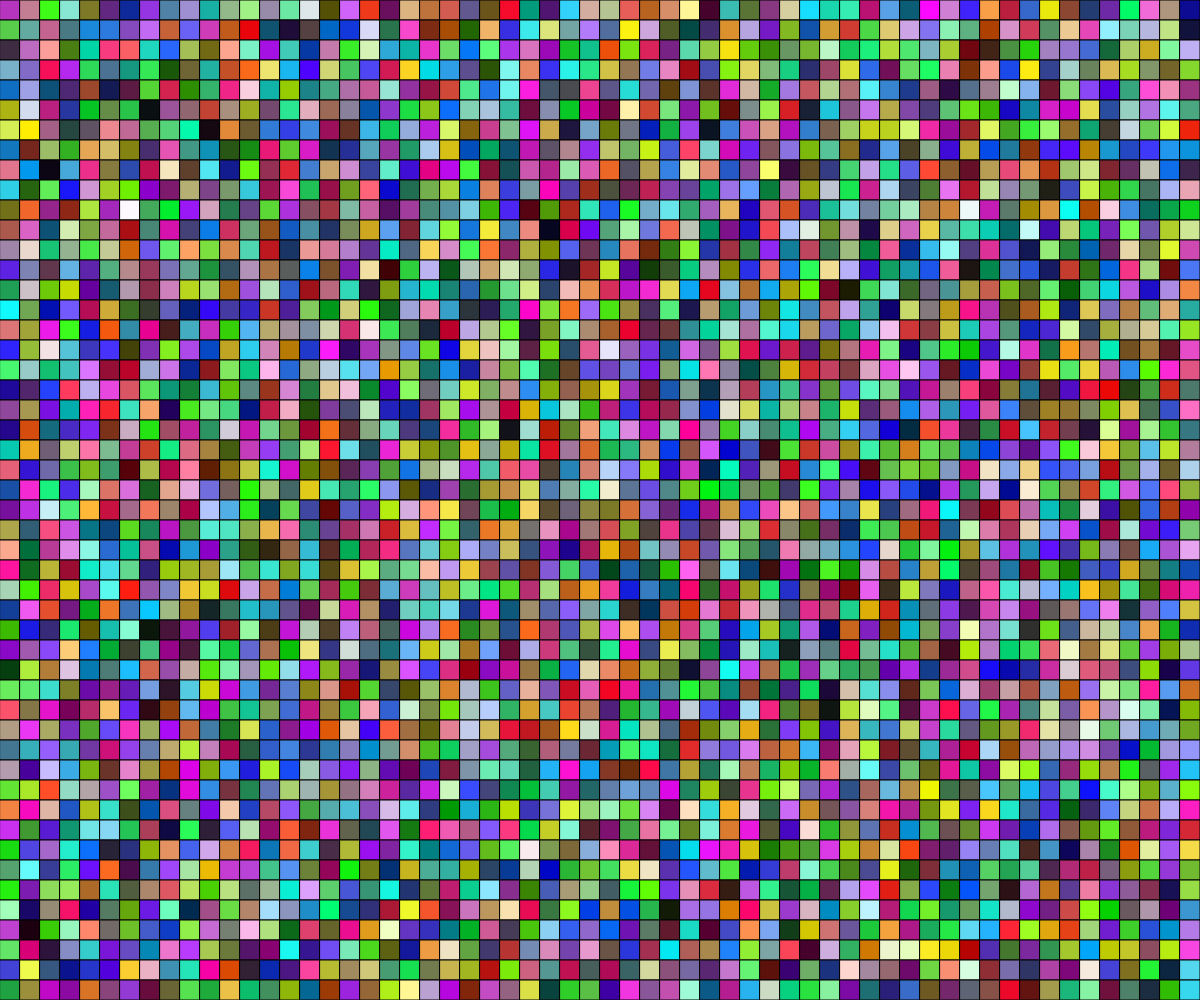
Frame 1 (no input)
Frame 60 (no input): identical to frame 1, image omitted
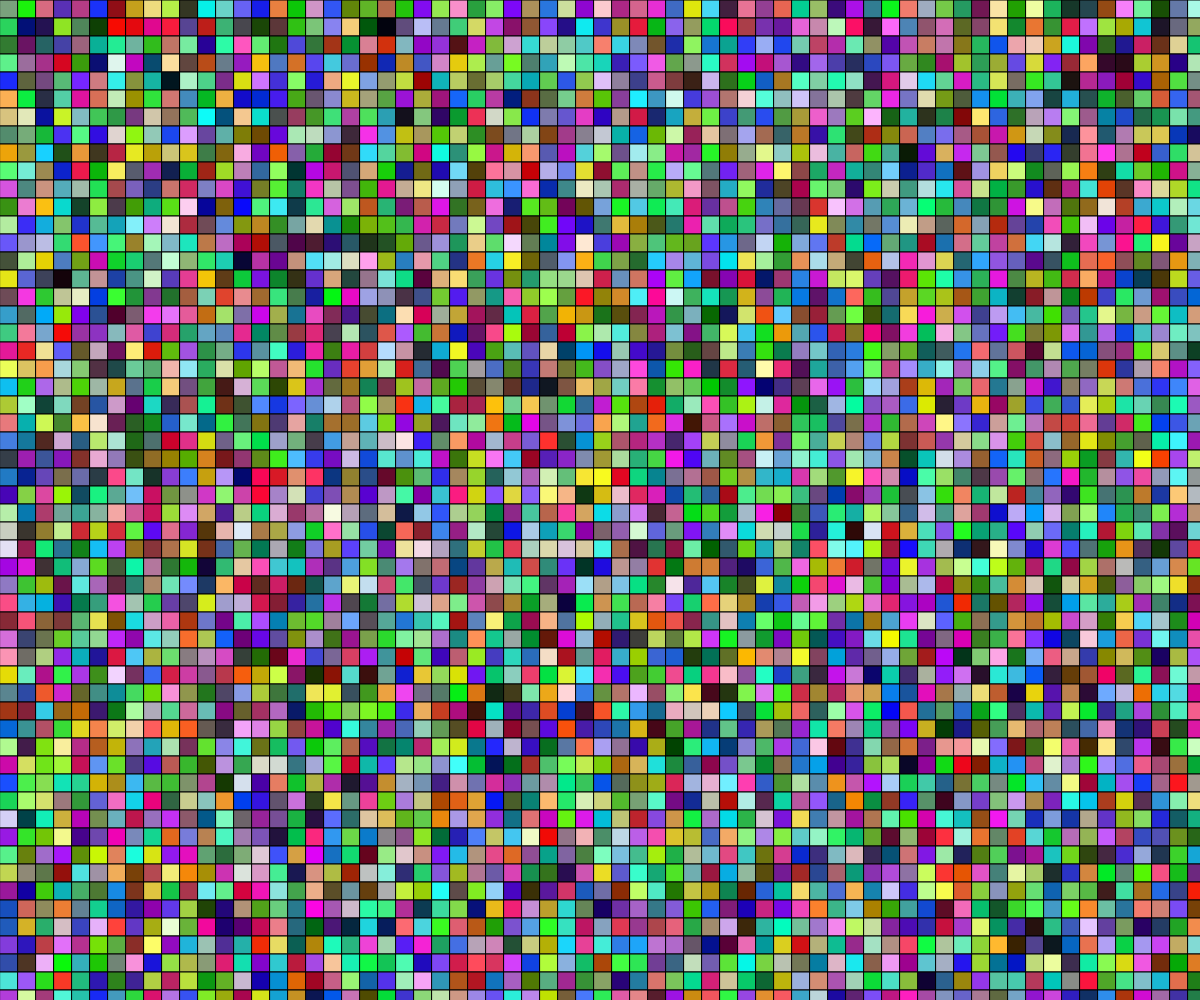
Frame 120 (the mouse pressed at the canvas centre since frame 60)

The p5.js sketch that drew these frames (run headless with seeded random() and noise() and a simulated clock; from frame 60 on, the mouse is pressed at the canvas centre):

// p5.js sketch
// ── sketch.js
// Multi color Grid
// Rapheal  
// 10-03-2023
//
// Explanation:
// Multicolor Grid, draws a grid with beautiful random colors on the screen and the grid
// fills the whole screen according to screen size.

// Commands:
// Use RIGHT mouse Click to increase the square size.
// Use LEFT mouse Click to reduce the sqaure size.
// Use the ENTER button on the keyboard to create a new grid wth random or different colors.



// Global variable
let x=50; let y=50; let gridSpace = 20;

function setup() {
  // Disable the normal right click functio of the browser
  document.addEventListener("contextmenu", event => event.preventDefault())
  createCanvas(windowWidth, windowHeight);
  drawGrid(); // initialising or rendering the grid

}

function draw() {
  // background(220);

}

function drawGrid(){
  // draw the grid on the screen
  for(let x=0; x<width; x=x+gridSpace){
    for(let y=0; y<height; y=y+gridSpace){
      fill(random(255),random(255),random(255));
      square(x,y,gridSpace);
    }
  }

}

function mousePressed() {
  // to add more functionality when the mouse is pressed
  if (mouseButton === LEFT) {
    gridSpace -= 2; // Decrease grid spacing on left click
  }
  if (mouseButton === RIGHT) {
    gridSpace += 2; // Increase grid spacing on right click
  }
  // Redrawing the grid with the updated grid spacing
  drawGrid();
}

function keyPressed(){
  // to make the screen referesh with new random colors.

  if (keyCode===ENTER){
    fill(random(255),random(255),random(255));
    }

  drawGrid(); // redrawing the grid with new random colors
}
